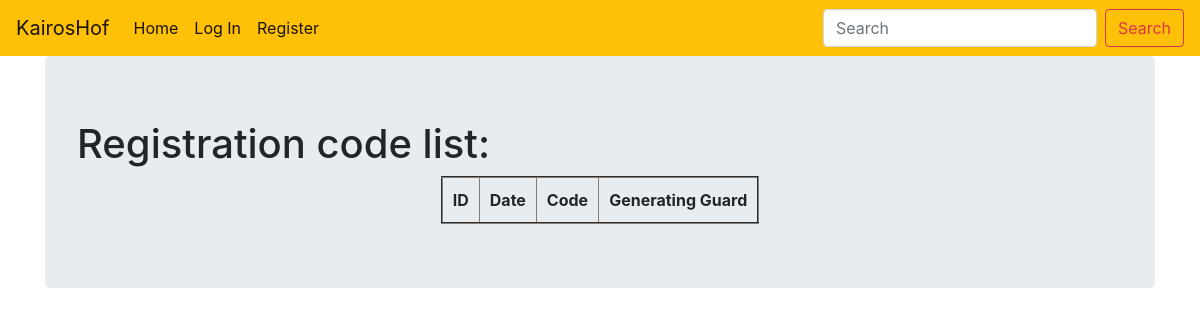
/codelist, run on an earlier commit of the app's database.
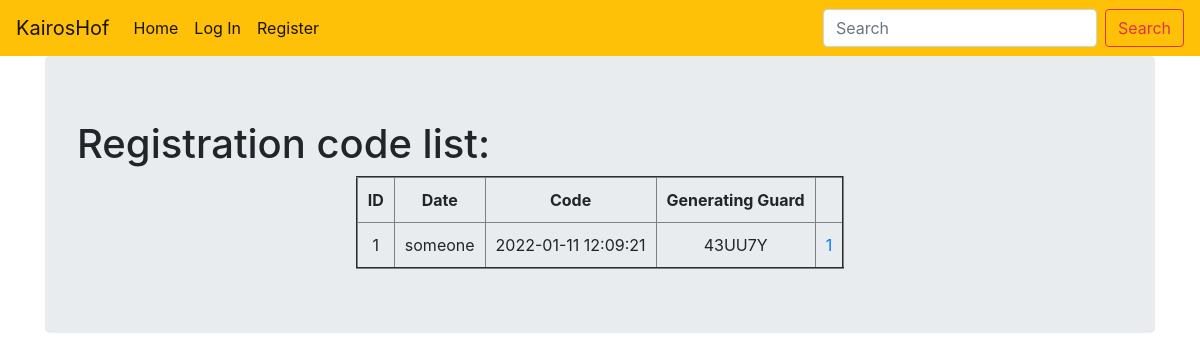
And on a later commit of the database.
### estate_management/usermodels.py (models this page shows, shortened)
class Code(db.Model):
    __tablename__ = "codes"
    id = db.Column(db.Integer, primary_key=True)
    requested_for = db.Column(db.String, nullable=False)
    gen_code = db.Column(db.Text, nullable=False)
    gen_date = db.Column(db.DateTime(), nullable=False, default=datetime.utcnow)
    unused = db.Column(db.Boolean, nullable=True, default=True)
    user_id = db.Column(db.Integer, db.ForeignKey('users.id'), default=getMeLoggedUser(), nullable=False)
    user_role = db.Column(db.Integer, db.ForeignKey('roles.id'), nullable=False)
    user_estate = db.Column(db.Integer, db.ForeignKey('estates.id'), nullable=False)

### estate_management/core/userviews.py (the view)
@core.route('/codelist')
def codelist():
    codes = Code.query.all()
    return render_template('codelist.html', codes=codes)

### estate_management/templates/codelist.html
{% extends "base.html" %}
{% block content %}
<div class="jumbotron">
  <h1>Registration code list:</h1>
  <table border="2" cellspacing="0" cellpadding="10" width="" align="center" bgcolor="">
    <tr align="center">
      <th>ID</th>
      <th>Date</th>
      <th>Code</th>
      <th>Generating Guard</th>
    </tr>
    {% for code in codes %}
    <tr align="center" >
      <td>{{code.id}}</td>
      <td>{{code.requested_for}}</td>
      <td>{{code.gen_date}}</td>
      <td>{{code.gen_code}}</td>
      <td><a href={{url_for("core.viewprofile", user_id=code.user_id)}}>{{code.user_id}}</a></td>
    </tr>
    {% endfor %}
    </table>
</div>
{% endblock content %}

### estate_management/templates/base.html (shortened to what this page needs)
<!DOCTYPE html>
<html lang="en" dir="ltr">
  <head>
    <link rel="stylesheet" href="https://stackpath.bootstrapcdn.com/bootstrap/4.3.1/css/bootstrap.min.css">
  </head>
  <body>
    <nav class="navbar navbar-expand-lg navbar-light bg-warning">
      <a class="navbar-brand" href="{{ url_for('core.guardindex') }}">KairosHof</a>
      <div class="collapse navbar-collapse" id="navbarSupportedContent">
        <ul class="navbar-nav mr-auto">
          <li class="nav-item active">
            <a class="nav-link" href="{{ url_for('core.guardindex') }}">Home <span class="sr-only">(current)</span></a>
          </li>
          {% if current_user.is_authenticated %}
          <li class="nav-item dropdown">
            <a class="nav-link dropdown-toggle" href="#" id="navbarDropdown" role="button" data-toggle="dropdown" aria-haspopup="true" aria-expanded="false">
              Account
            </a>
            <div class="dropdown-menu" aria-labelledby="navbarDropdown">
              <a class="dropdown-item" href="{{url_for('core.guardprofile')}}">Profile</a>
              <a class="dropdown-item" href="{{url_for('core.logout')}}">Log Out</a>
              <div class="dropdown-divider"></div>
              <a class="dropdown-item" href="{{url_for('core.alluserlist')}}">All Users</a>
              <a class="dropdown-item" href="{{url_for('core.allguardlist')}}">All Guards</a>
            </div>
          </li>
          <li class="nav-item dropdown">
            <a class="nav-link dropdown-toggle" href="#" id="navbarDropdown" role="button" data-toggle="dropdown" aria-haspopup="true" aria-expanded="false">
              Overview
            </a>
            <div class="dropdown-menu" aria-labelledby="navbarDropdown">
              <a class="dropdown-item" href="{{url_for('core.allguestlist')}}">Visitors List</a>
              <a class="dropdown-item" href="{{url_for('core.allstafflist')}}">Staff List</a>
              <a class="dropdown-item" href="{{url_for('core.gencode')}}">Generate Code</a>
              <div class="dropdown-divider"></div>
              <a class="dropdown-item" href="{{url_for('core.allservicelist')}}">Service List</a>
              <a class="dropdown-item" href="{{url_for('core.allenquirylist')}}">Past Enquiries</a>
              <div class="dropdown-divider"></div>
              <a class="dropdown-item" href="{{url_for('core.allnewslist')}}">Community News</a>
              <a class="dropdown-item" href="{{url_for('core.allinfo')}}">About Us</a>
            </div>
          </li>
          {% else %}
          <li class="nav-item active">
            <a class="nav-link" href="{{ url_for('core.login') }}">Log In</a>
          </li>
          <li class="nav-item active">
            <a class="nav-link" href="{{ url_for('core.createUser') }}">Register</a>
          </li>
          {% endif %}
        </ul>
        <form class="form-inline my-2 my-lg-0">
          <input class="form-control mr-sm-2" type="search" placeholder="Search" aria-label="Search">
          <button class="btn btn-outline-danger my-2 my-sm-0" type="submit">Search</button>
        </form>
      </div>
    </nav>
    <div class="container">
      {% block content %}
      {% endblock %}
    </div>
  </body>
</html>

What changed in the data, as far as the page shows it:
added Code: id "1", requested_for "someone", gen_date "2022-01-11 12:09:21", gen_code "43UU7Y", user_id "1"
